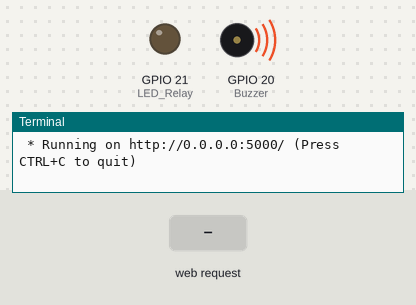
This program was run on a simulated Raspberry Pi (BCM pin numbers). On the bench: output pins drawn as LEDs (lit = HIGH), buzzer (waves = sounding, pin HIGH), the last lines printed to the terminal. Inputs (shaded band) come from the test bench. The clock reads 2024-03-15 10:24:30 at power-on unless the program sets it.

Above: at 1.2 s.
1.3 s: HTTP request for /led/1 received
At 2.3 s:
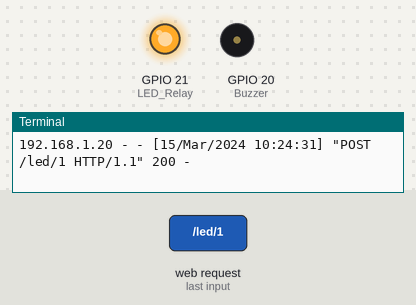
2.8 s: HTTP request for /led/0 received
At 3.4 s:
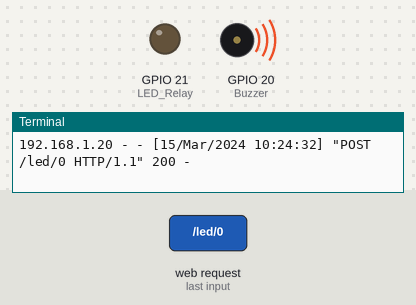
Timing chart, 0 to 5.8 s (numbered marks = the images above; inputs shaded):
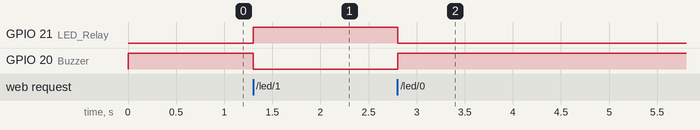

The program:

webapp.py
```python
from gpiozero import LED
from flask import *
app = Flask(__name__)

LED_Relay = LED(21)
Buzzer = LED(20)
Buzzer.on()

@app.route("/")
def index():
    return render_template('index.html')
@app.route("/led/<int:state>", methods=['POST'])
def led(state):
    if state == 0:
        LED_Relay.off()
        Buzzer.on()
    elif state == 1:
        LED_Relay.on()
        Buzzer.off()
    else:
        return("Error Unknown State")
    return('',204)

if __name__ == "__main__":
    app.run(host='0.0.0.0', debug=True)
```

Measured:
- after the input at 1.3 s, GPIO 21 (LED_Relay): LOW → HIGH at once; GPIO 20 (Buzzer): HIGH → LOW at once
- after the input at 2.8 s, GPIO 21 (LED_Relay): HIGH → LOW at once; GPIO 20 (Buzzer): LOW → HIGH at once
